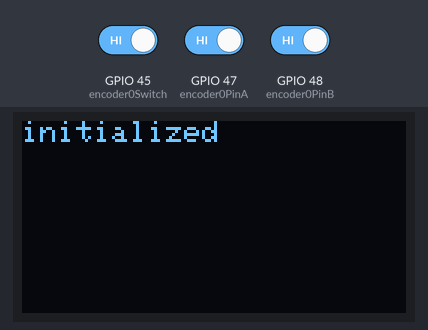
Simulated run of this program. Board: ESP32-S3. Shown: 128×64 one-colour display. Inputs (shaded band) come from the test bench; at power-on: GPIO 45 (encoder0Switch) HIGH, GPIO 47 (encoder0PinA) HIGH, GPIO 48 (encoder0PinB) HIGH. What the program prints to the serial monitor is not drawn.

Above: at 1.2 s.
1.3 s: GPIO 45 (encoder0Switch) driven LOW
At 2.4 s:
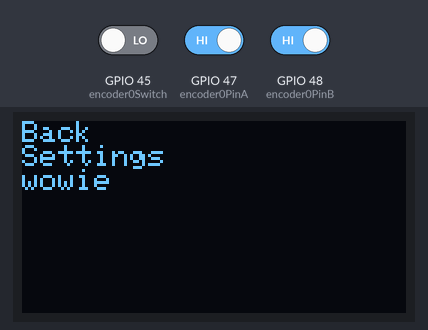
Timing chart, 0 to 4.3 s (numbered marks = the images above; inputs shaded):
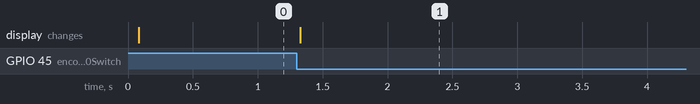

The program:

main.cpp
```cpp
#include "interface/menu/menu.h"
#include "oled/oled.h"
#include "rotary/rotary.h"
#include <Adafruit_GFX.h>
#include <Arduino.h>

int layer = 0;

void setup() {
  initializeOLED();
  initializeRotaryEncoder();

  Serial.begin(115200);
  Serial.println("start");

  display.println("initialized");
  display.display();
}

void loop() {
  static int lastCounter = 0;

  if (counter != lastCounter) {
    Serial.println(counter);
    lastCounter = counter;
  }

  const char *menu_a[3] = {
      "Settings",
      "wowie",
      "wowie",
  };

  if (layer == 0 && buttonPressed == 1) {
    layer = 1;
    printArray(menu_a, 2);
  }
}
```

menu.cpp
```cpp
#include "menu.h"
#include "oled/oled.h"
#include "rotary/rotary.h"

void printArray(const char *a[], int size) {
  display.clearDisplay();
  display.setCursor(0, 0);
  display.println("Back");

  for (int i = 0; i < size; i++) {
    display.println(a[i]);
  }
  display.display();
}

void printPage() {
  display.clearDisplay();
  display.setCursor(0, 0);
  display.print(counter);
  display.display();
}
```

menu.h
```cpp
#pragma once

void printPage();

void printArray(const char* a[], int size);
```

oled.cpp
```cpp
#include "oled.h"
#include "config/config.h"
#include <Adafruit_SSD1306.h>
#include <Wire.h>

Adafruit_SSD1306 display(oled0ScreenWidth, oled0ScreenHeight, &Wire,
                         OLED_RESET);

void initializeOLED() {
  Wire.begin(oled0PinSDA, oled0PinSCL);

  if (!display.begin(SSD1306_SWITCHCAPVCC, 0x3C)) {
    Serial.println("SSD1306 allocation failed");
    for (;;)
      ;
  }
  display.clearDisplay();
  display.setTextSize(1);
  display.setTextColor(SSD1306_WHITE);
  display.setCursor(0, 0);
  display.display();
}
```

oled.h
```cpp
#include <Adafruit_SSD1306.h>
#include <stdint.h>

constexpr uint8_t oled0ScreenWidth = 128;
constexpr uint8_t oled0ScreenHeight = 64;
constexpr int8_t OLED_RESET = -1;

extern Adafruit_SSD1306 display;
void initializeOLED();
```

rotary.cpp
```cpp
/* Credit goes to:
    MoThunderz for the rotary encoder implementation
*/

#include "rotary.h"
#include "config/config.h"
#include <Arduino.h>
#include <stdint.h>

static unsigned long _lastIncReadTime = micros();
static unsigned long _lastDecReadTime = micros();
static unsigned long _pauseLength = 25000UL;
static int _fastIncrement = 4;

volatile int counter = 0;
volatile bool buttonPressed = 0;

void initializeRotaryEncoder() {
  pinMode(encoder0PinA, INPUT_PULLUP);
  pinMode(encoder0PinB, INPUT_PULLUP);
  attachInterrupt(digitalPinToInterrupt(encoder0PinA), readEncoder, CHANGE);
  attachInterrupt(digitalPinToInterrupt(encoder0PinB), readEncoder, CHANGE);

  pinMode(encoder0Switch, INPUT_PULLUP);
  attachInterrupt(digitalPinToInterrupt(encoder0Switch), readSwitch, CHANGE);
}

void readEncoder() {
  static uint8_t old_AB = 3;
  static int8_t encval = 0;
  static const int8_t enc_states[] = {0,  -1, 1, 0, 1, 0, 0,  -1,
                                      -1, 0,  0, 1, 0, 1, -1, 0};

  old_AB <<= 2;
  if (digitalRead(encoder0PinA))
    old_AB |= 0x02; // Add current state of pin A
  if (digitalRead(encoder0PinB))
    old_AB |= 0x01; // Add current state of pin B

  encval += enc_states[(old_AB & 0x0f)];

  if (encval > 3) {
    int changevalue = 1;
    if ((micros() - _lastIncReadTime) < _pauseLength) {
      changevalue = _fastIncrement * changevalue;
    }
    _lastIncReadTime = micros();
    counter = counter + changevalue;
    encval = 0;
  } else if (encval < -3) {
    int changevalue = -1;
    if ((micros() - _lastDecReadTime) < _pauseLength) {
      changevalue = _fastIncrement * changevalue;
    }
    _lastDecReadTime = micros();
    counter = counter + changevalue;
    encval = 0;
  }
}

void readSwitch() {
  buttonPressed = !digitalRead(encoder0Switch);
  Serial.println(buttonPressed);
}
```

rotary.h
```cpp
#pragma once

extern volatile int counter;
extern volatile bool buttonPressed;
void initializeRotaryEncoder();
void readEncoder();
void readSwitch();
```

config.h
```cpp
#pragma once
#include <stdint.h>

constexpr uint8_t oled0PinSDA = 8;
constexpr uint8_t oled0PinSCL = 9;

constexpr uint8_t encoder0PinA = 47;
constexpr uint8_t encoder0PinB = 48;
constexpr uint8_t encoder0Switch = 45;
```

Measured:
- after the input at 1.3 s, the display: changes at once (image 1)
